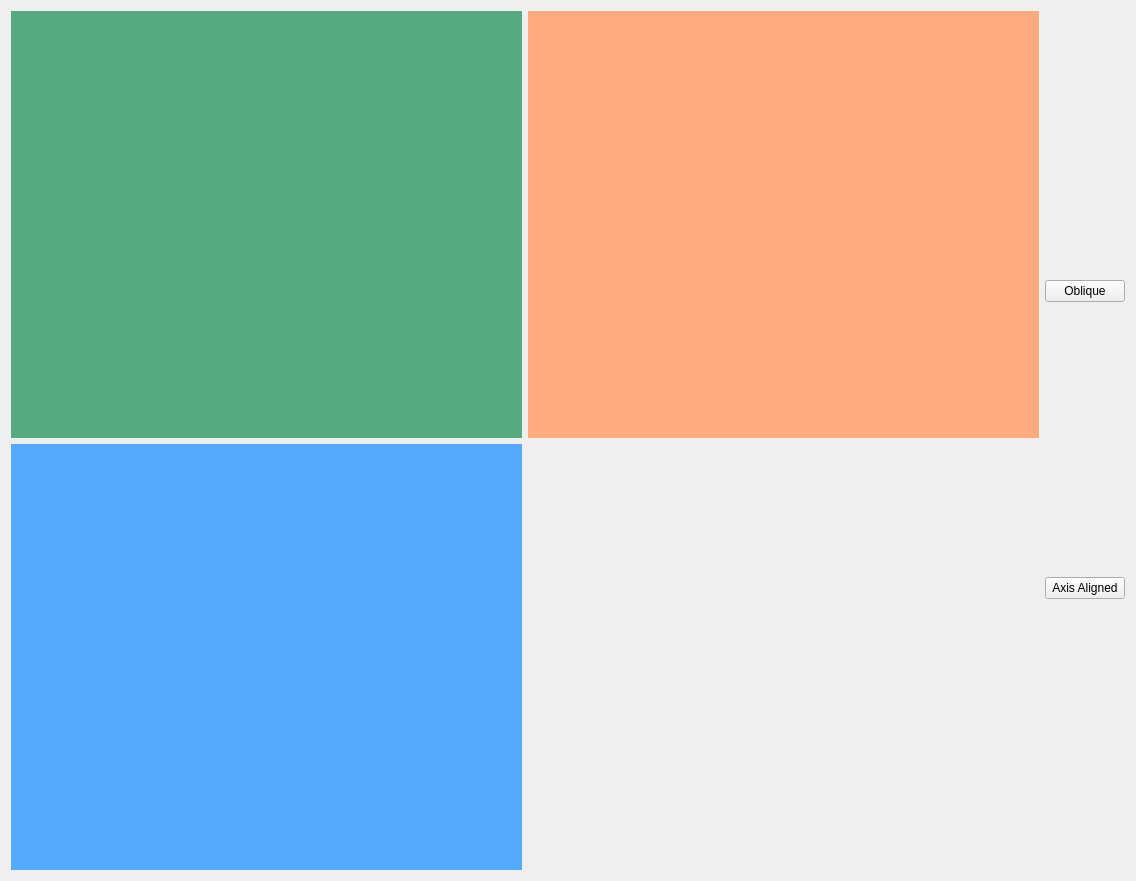
<?xml version="1.0" encoding="UTF-8"?>
<ui version="4.0">
 <class>Build3DClass</class>
 <widget class="QWidget" name="Build3DClass">
  <property name="geometry">
   <rect>
    <x>0</x>
    <y>0</y>
    <width>1136</width>
    <height>881</height>
   </rect>
  </property>
  <property name="windowTitle">
   <string>MPR</string>
  </property>
  <property name="windowIcon">
   <iconset resource="Rebuild3D.qrc">
    <normaloff>:/Resources/UltimageTK_LogoOnly.png</normaloff>:/Resources/UltimageTK_LogoOnly.png</iconset>
  </property>
  <layout class="QHBoxLayout" name="horizontalLayout_2" stretch="1,0">
   <item>
    <layout class="QVBoxLayout" name="verticalLayout_2">
     <item>
      <layout class="QHBoxLayout" name="horizontalLayout">
       <item>
        <widget class="QVTKOpenGLWidget" name="vtkCoronal" native="true">
         <property name="styleSheet">
          <string notr="true">background-color: rgb(85, 170, 127);</string>
         </property>
        </widget>
       </item>
       <item>
        <widget class="QVTKOpenGLWidget" name="vtkSagittal" native="true">
         <property name="styleSheet">
          <string notr="true">background-color: rgb(255, 170, 127);</string>
         </property>
        </widget>
       </item>
      </layout>
     </item>
     <item>
      <layout class="QHBoxLayout" name="horizontalLayout_3">
       <item>
        <widget class="QVTKOpenGLWidget" name="vtkHorizontal" native="true">
         <property name="styleSheet">
          <string notr="true">background-color: rgb(85, 170, 255);</string>
         </property>
        </widget>
       </item>
       <item>
        <widget class="QWidget" name="vtkReubild" native="true"/>
       </item>
      </layout>
     </item>
    </layout>
   </item>
   <item>
    <layout class="QVBoxLayout" name="verticalLayout">
     <item>
      <widget class="QPushButton" name="pushButton">
       <property name="text">
        <string>Oblique</string>
       </property>
      </widget>
     </item>
     <item>
      <widget class="QPushButton" name="pushButton_2">
       <property name="text">
        <string>Axis Aligned</string>
       </property>
      </widget>
     </item>
    </layout>
   </item>
  </layout>
 </widget>
 <layoutdefault spacing="6" margin="11"/>
 <customwidgets>
  <customwidget>
   <class>QVTKOpenGLWidget</class>
   <extends>QWidget</extends>
   <header>qvtkopenglwidget.h</header>
   <container>1</container>
  </customwidget>
 </customwidgets>
 <resources>
  <include location="Rebuild3D.qrc"/>
 </resources>
 <connections/>
</ui>
